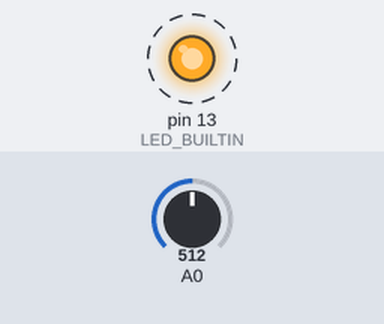
The sketch below on a simulated Arduino Uno, built with avr-gcc and run on an emulated ATmega328P. On the bench: output pins drawn as LEDs (lit = HIGH). Dashed ring = blinking. Inputs (shaded band) come from the test bench; at power-on: A0 = 512. What the sketch prints to the serial monitor is not drawn.

Above: at 0.2 s.
Timing chart, 0 to 3.0 s (numbered marks = the images above):
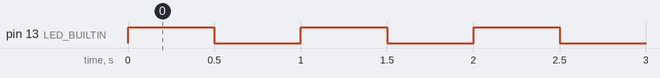

Measured:
- by itself, pin 13 (LED_BUILTIN): alternates HIGH for 0.50 s and LOW for 0.50 s

The sketch:

arduino_nano_every.ino
```cpp
// snippet: arduino_nano_every
// tags: nano-every, nano33, megaavr, atmega4809, platform, pinout, basics
// boards: megaavr
// library: none
// description: Nano Every starter — 20MHz ATmega4809, 3.3V tolerant, note pin differences from Nano
// prompts: Arduino Nano Every, ATmega4809 starter, Nano Every pinout, megaAVR 4809, Nano Every blink basic

#ifndef LED_BUILTIN
#define LED_BUILTIN 2  // ESP32 core may not define it (rule_led_builtin)
#endif

void setup() {
  Serial.begin(9600);
  while (!Serial && millis() < 3000);
  Serial.println("Arduino Nano Every ready");
  Serial.print("F_CPU: "); Serial.println(F_CPU);

  // analogRead is 10-bit (0-1023) like classic Nano
  // PWM pins: 3, 5, 6, 9, 10 (same as Uno)
  // A6/A7 are ANALOG INPUT ONLY (no digitalRead/Write)
  pinMode(LED_BUILTIN, OUTPUT);
}

void loop() {
  digitalWrite(LED_BUILTIN, HIGH); delay(500);
  digitalWrite(LED_BUILTIN, LOW);  delay(500);
  float v = analogRead(A0) * (5.0f / 1023.0f);
  Serial.print("A0: "); Serial.println(v, 3);
}
```
